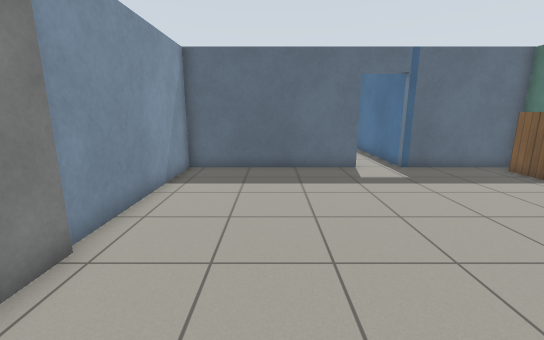
view 1 (above)

16 first-person views from a walk through a Gazebo world. The camera is 1.2 m above the floor, tilts 12° down and sees 90° across. The floor is counted in squares, 0.5 m on a side. Each view is taken from the middle of a square. On the plan, view 1 faces up. The plan holds only what a view shows up to about 17 squares ahead; the rest is blank. The robots in the file are not drawn. Simple patterns stand in for the simulator's built-in surfaces.

view 2
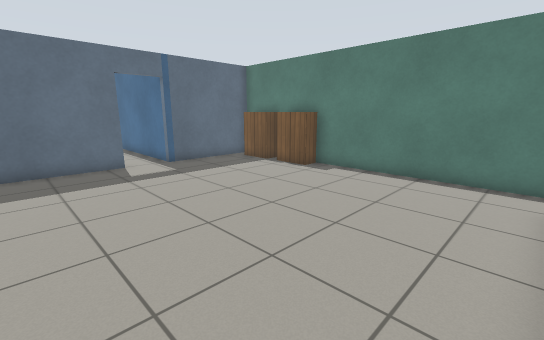

view 3
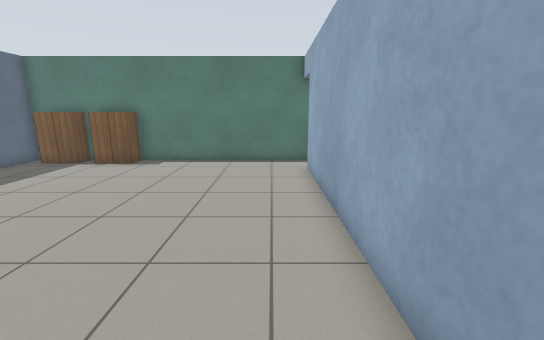

view 4
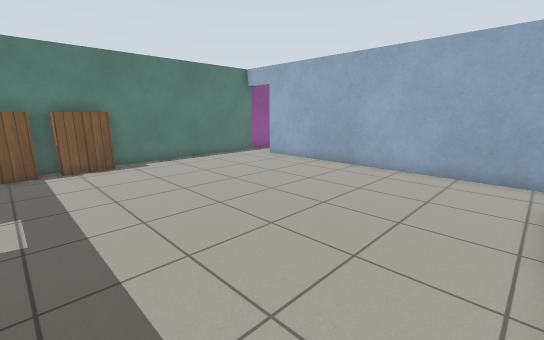

view 5
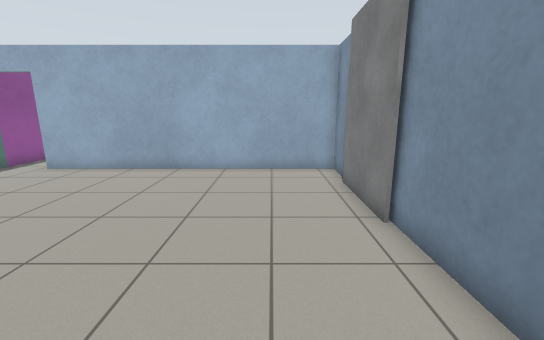

view 6
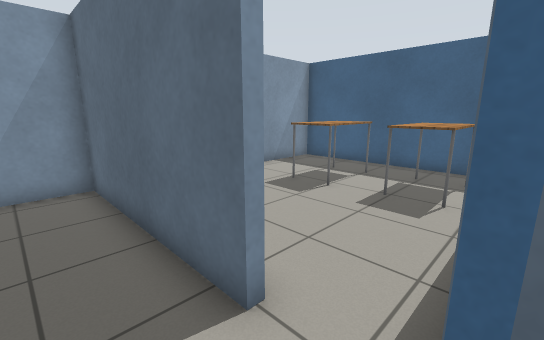

view 7
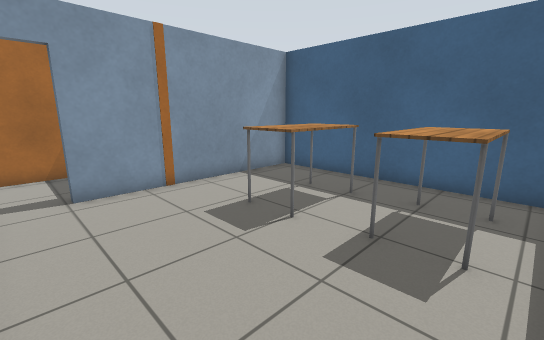

view 8
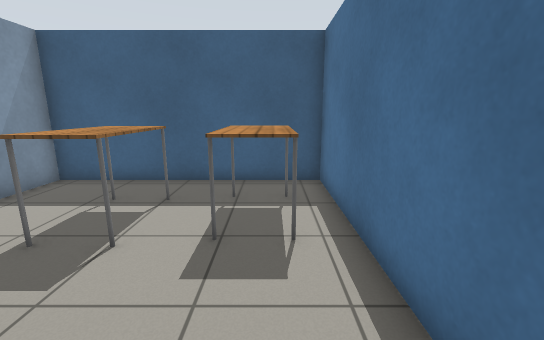

view 9
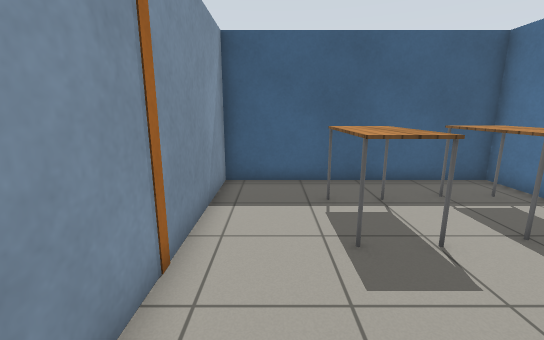

view 10
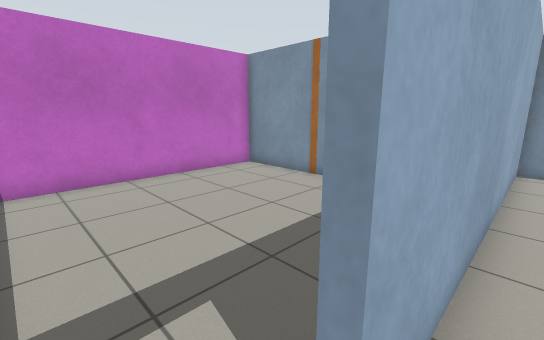

view 11
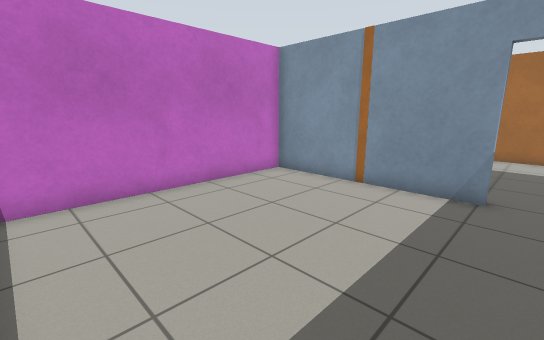

view 12
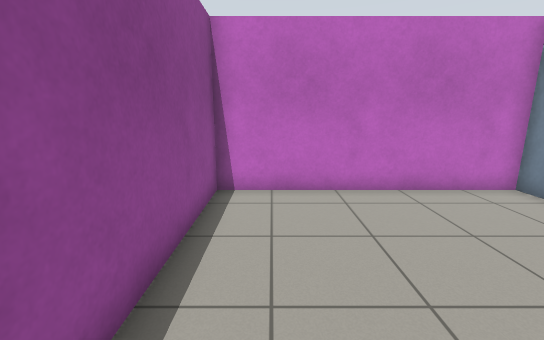

view 13
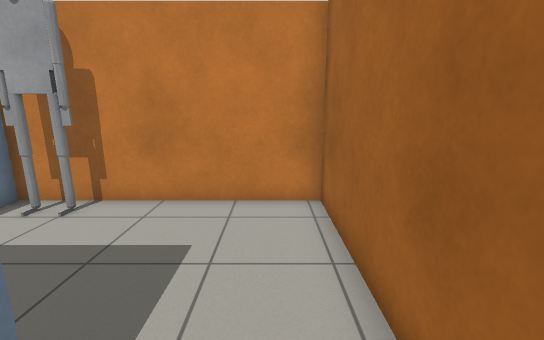

view 14
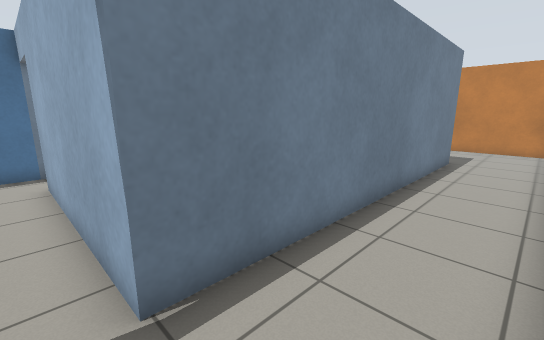

view 15
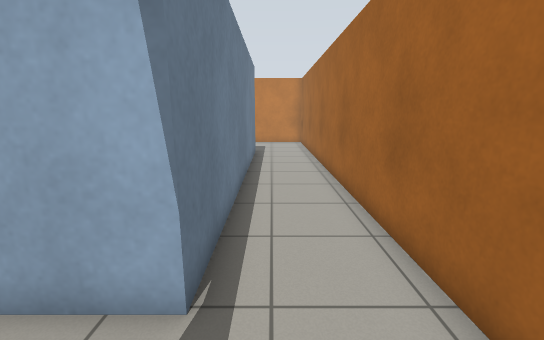

view 16
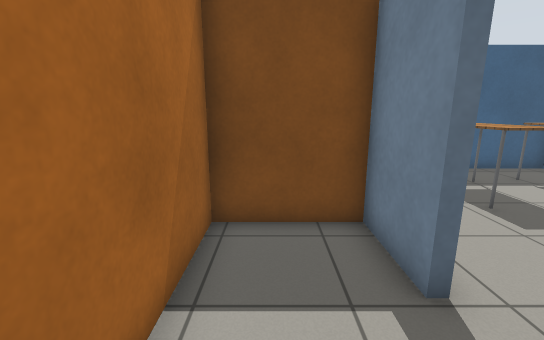

### Floor plan
Ten units are one square. View 1 is at (0, 0); x grows to the right and y downward. Boxes are objects, and circles mark ways between rooms. Rooms are numbered by the first view taken in them; rooms with no view inside come last. Other rooms are left out.
<svg viewBox="-78 -231 190 348">
<path fill="none" stroke="#000" d="M37 -118 -37 -118 -37 -41M-37 -1 -37 16 87 16M107 19 107 -118 57 -118M-40 -121 37 -121M57 -118 57 -226 -37 -226 -37 -141M13 37 13 112 107 112 107 19M-40 -35 -40 -121M-40 19 -40 -16M-40 -141 -40 -167 -73 -167 -73 72 10 72"/>
<rect x="95" y="-85" width="10" height="20" fill="#bbb"><title>bookshelf</title></rect>
<rect x="95" y="-115" width="10" height="30" fill="#bbb"><title>bookshelf</title></rect>
<rect x="-5" y="-205" width="20" height="30" fill="#bbb"><title>table</title></rect>
<rect x="25" y="-205" width="20" height="30" fill="#bbb"><title>table</title></rect>
<rect x="-45" y="-35" width="10" height="20" fill="#bbb"><title>grey box</title></rect>
<rect x="-15" y="55" width="10" height="10" fill="#bbb"><title>other object</title></rect>
<circle cx="45" cy="-120" r="3" fill="#2a7"/>
<circle cx="95" cy="20" r="3" fill="#2a7"/>
<circle cx="10" cy="25" r="3" fill="#2a7"/>
<circle cx="-40" cy="-135" r="3" fill="#2a7"/>
<text x="30" y="-50">1</text>
<text x="10" y="-180">2</text>
<text x="60" y="70">3</text>
<text x="-50" y="-30">4</text>
</svg>
Room 1 opens to room 2. Room 1 opens to room 3. Room 1 opens to room 4. Room 2 opens to room 4.

Where each view was taken, in squares from view 1:
view 1: 0 up, 0 right, facing up
view 2: 1 down, 0 right, facing up-right
view 3: 0 up, 3 left, facing right
view 4: 10 up, 3 left, facing down-right
view 5: 10 up, 1 left, facing down
view 6: 10 up, 6 right, facing up-left
view 7: 13 up, 5 right, facing up-left
view 8: 13 up, 4 right, facing up
view 9: 13 up, 2 left, facing up
view 10: 1 down, 10 right, facing down-left
view 11: 3 down, 10 right, facing down-left
view 12: 3 down, 9 right, facing down
view 13: 0 up, 6 left, facing down
view 14: 13 up, 7 left, facing down-right
view 15: 15 up, 5 left, facing down
view 16: 11 up, 6 left, facing up
